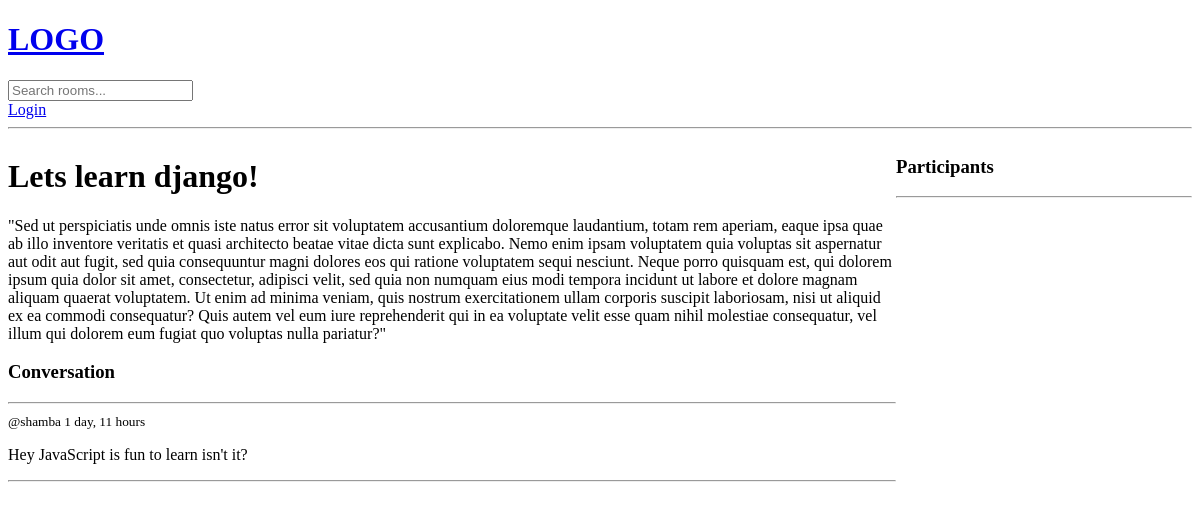
The page /room/1/ on the database as committed earlier.
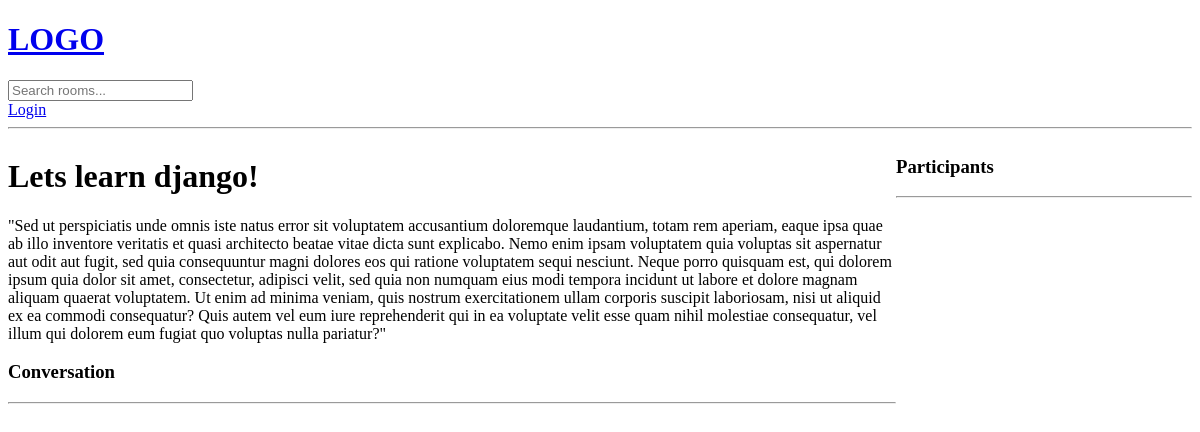
The same page on the database as committed later.
### base/models.py (models this page shows, shortened)
class Message(models.Model):
    user = models.ForeignKey(User, on_delete=models.CASCADE)
    room = models.ForeignKey(Room, on_delete=models.CASCADE)
    body = models.TextField()
    updated = models.DateTimeField(auto_now=True)
    created = models.DateTimeField(auto_now_add=True)

### base/views.py (the view, shortened to what this page needs)
# urls.py: path('room/<str:pk>/', views.room, name="room"),
def room(request, pk):
    room = Room.objects.get(id=pk)
    room_messages = room.message_set.all().order_by('-created')
    context = {'room': room, 'room_messages': room_messages}
    return render(request, 'base/room.html', context)

### base/templates/base/room.html (shortened to what this page needs)
{% extends 'main.html' %}
{% block content %}
<div class="room-container">
    <div>
        <h1>{{room.name}}</h1>
        <p>{{room.description}}</p>
        <div class="comment-wrapper">
            <h3>Conversation</h3>
            <hr />
            {% for message in room_messages %}
            <div>
                <small>@{{message.user}} {{message.created|timesince}} </small>
                <p>{{message.body}}</p>
                <hr />
            </div>
            {% endfor %}
        </div>
    </div>
    <div>
        <h3>Participants</h3>
        <hr>
    </div>
</div>
{% endblock %}

Rows that differ between the two databases and show on the page:
no longer on this page (row edited): Message: user "shamba", created "1 day, 11 hours", body "Hey JavaScript is fun to learn isn't it?"
